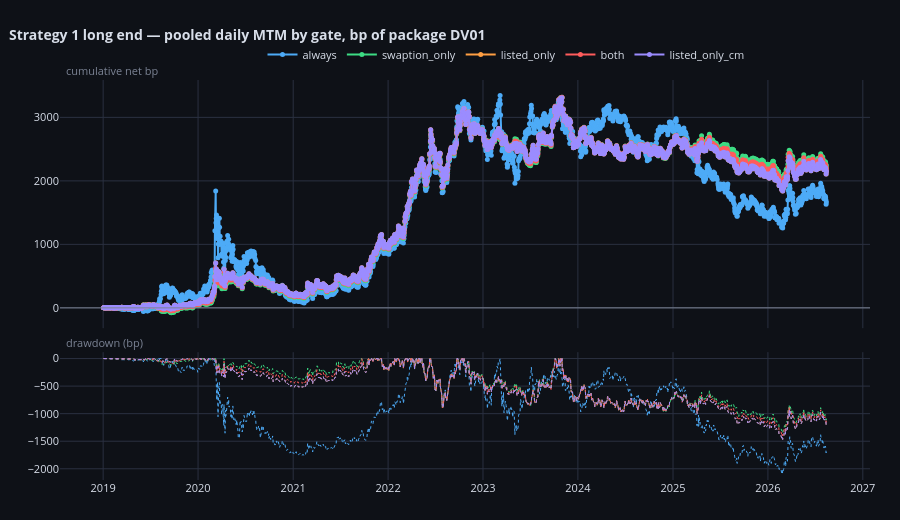

Notebook code cell kept with this figure:
### Markdown cell above
## 11. Equity curves and the house analytics

`compare_curves` across the gate modes, on the pooled daily MTM and on the
closed-cohort books; `trade_dashboard` on the best book; `summary_stats` with
`span_years` passed explicitly, because a book of ~78 event-driven 1-year
holds has no natural frequency and inventing one is how a Sharpe of 0.3 per
trade becomes a Sharpe of 3.

### Code cell
MTM_BOOKS = {}
for _m in ALL_MODES:
    _d = (POOLED_EQUITY[_m] / DV01).diff().dropna()
    MTM_BOOKS[_m] = pd.DataFrame({"date": _d.index, "pnl": _d.to_numpy()})
compare_curves(MTM_BOOKS,
               title="Strategy 1 long end — pooled daily MTM by gate, bp of package DV01",
               time_col="date", pnl_col="pnl", unit="bp")

### Figure 1 — Plotly figure (JSON) as saved in the notebook; plotly's stock layout.template omitted (floating-point values rounded to 4 significant figures; data arrays with more than 128 entries replaced by an {"elided": "..."} marker saying what was removed)
{"data": [{"hovertemplate": "<b>always</b><br>%{x|%Y-%m-%d}<br>cum %{y:.3f} bp<extra></extra>", "line": {"color": "#4dabf7", "width": 2}, "marker": {"size": 5}, "mode": "lines+markers", "name": "always", "type": "scatter", "x": {"elided": "1906 str values"}, "xaxis": "x", "y": {"elided": "1906 float values"}, "yaxis": "y"}, {"hoverinfo": "skip", "line": {"color": "#4dabf7", "dash": "dot", "width": 1}, "mode": "lines", "name": "always dd", "showlegend": false, "type": "scatter", "x": {"elided": "1906 str values"}, "xaxis": "x2", "y": {"elided": "1906 float values"}, "yaxis": "y2"}, {"hovertemplate": "<b>swaption_only</b><br>%{x|%Y-%m-%d}<br>cum %{y:.3f} bp<extra></extra>", "line": {"color": "#3ddc84", "width": 2}, "marker": {"size": 5}, "mode": "lines+markers", "name": "swaption_only", "type": "scatter", "x": {"elided": "1906 str values"}, "xaxis": "x", "y": {"elided": "1906 float values"}, "yaxis": "y"}, {"hoverinfo": "skip", "line": {"color": "#3ddc84", "dash": "dot", "width": 1}, "mode": "lines", "name": "swaption_only dd", "showlegend": false, "type": "scatter", "x": {"elided": "1906 str values"}, "xaxis": "x2", "y": {"elided": "1906 float values"}, "yaxis": "y2"}, {"hovertemplate": "<b>listed_only</b><br>%{x|%Y-%m-%d}<br>cum %{y:.3f} bp<extra></extra>", "line": {"color": "#ff9f43", "width": 2}, "marker": {"size": 5}, "mode": "lines+markers", "name": "listed_only", "type": "scatter", "x": {"elided": "1906 str values"}, "xaxis": "x", "y": {"elided": "1906 float values"}, "yaxis": "y"}, {"hoverinfo": "skip", "line": {"color": "#ff9f43", "dash": "dot", "width": 1}, "mode": "lines", "name": "listed_only dd", "showlegend": false, "type": "scatter", "x": {"elided": "1906 str values"}, "xaxis": "x2", "y": {"elided": "1906 float values"}, "yaxis": "y2"}, {"hovertemplate": "<b>both</b><br>%{x|%Y-%m-%d}<br>cum %{y:.3f} bp<extra></extra>", "line": {"color": "#ff5c5c", "width": 2}, "marker": {"size": 5}, "mode": "lines+markers", "name": "both", "type": "scatter", "x": {"elided": "1906 str values"}, "xaxis": "x", "y": {"elided": "1906 float values"}, "yaxis": "y"}, {"hoverinfo": "skip", "line": {"color": "#ff5c5c", "dash": "dot", "width": 1}, "mode": "lines", "name": "both dd", "showlegend": false, "type": "scatter", "x": {"elided": "1906 str values"}, "xaxis": "x2", "y": {"elided": "1906 float values"}, "yaxis": "y2"}, {"hovertemplate": "<b>listed_only_cm</b><br>%{x|%Y-%m-%d}<br>cum %{y:.3f} bp<extra></extra>", "line": {"color": "#9b8cff", "width": 2}, "marker": {"size": 5}, "mode": "lines+markers", "name": "listed_only_cm", "type": "scatter", "x": {"elided": "1906 str values"}, "xaxis": "x", "y": {"elided": "1906 float values"}, "yaxis": "y"}, {"hoverinfo": "skip", "line": {"color": "#9b8cff", "dash": "dot", "width": 1}, "mode": "lines", "name": "listed_only_cm dd", "showlegend": false, "type": "scatter", "x": {"elided": "1906 str values"}, "xaxis": "x2", "y": {"elided": "1906 float values"}, "yaxis": "y2"}], "layout": {"annotations": [{"font": {"color": "#7b8394", "size": 11}, "showarrow": false, "text": "cumulative net bp", "x": 0.005, "xanchor": "left", "xref": "paper", "y": 1.0, "yanchor": "bottom", "yref": "paper"}, {"font": {"color": "#7b8394", "size": 11}, "showarrow": false, "text": "drawdown (bp)", "x": 0.005, "xanchor": "left", "xref": "paper", "y": 0.3196, "yanchor": "bottom", "yref": "paper"}], "font": {"color": "#d8dee9", "size": 11}, "height": 520, "hoverlabel": {"bgcolor": "#161a23", "bordercolor": "#2a3040"}, "hovermode": "x unified", "legend": {"bgcolor": "rgba(0,0,0,0)", "orientation": "h", "x": 0.25, "y": 1.1}, "margin": {"b": 40, "l": 60, "r": 30, "t": 80}, "paper_bgcolor": "#0e1117", "plot_bgcolor": "#0e1117", "shapes": [{"line": {"color": "#7b8394", "width": 1}, "type": "line", "x0": 0, "x1": 1, "xref": "x domain", "y0": 0, "y1": 0, "yref": "y"}], "title": {"font": {"size": 14}, "text": "<b>Strategy 1 long end — pooled daily MTM by gate, bp of package DV01</b>", "x": 0.01}, "xaxis": {"anchor": "y", "domain": [0.0, 1.0], "gridcolor": "#2a3040", "matches": "x2", "showgrid": true, "showspikes": true, "showticklabels": false, "spikecolor": "#7b8394", "spikedash": "dot", "spikemode": "across", "spikesnap": "cursor", "spikethickness": 1}, "xaxis2": {"anchor": "y2", "domain": [0.0, 1.0], "gridcolor": "#2a3040", "showgrid": true, "showspikes": true, "spikecolor": "#7b8394", "spikedash": "dot", "spikemode": "across", "spikesnap": "cursor", "spikethickness": 1}, "yaxis": {"anchor": "x", "domain": [0.3796, 1.0], "gridcolor": "#2a3040", "showgrid": true, "zeroline": false}, "yaxis2": {"anchor": "x2", "domain": [0.0, 0.3196], "gridcolor": "#2a3040", "showgrid": true, "zeroline": false}}}
